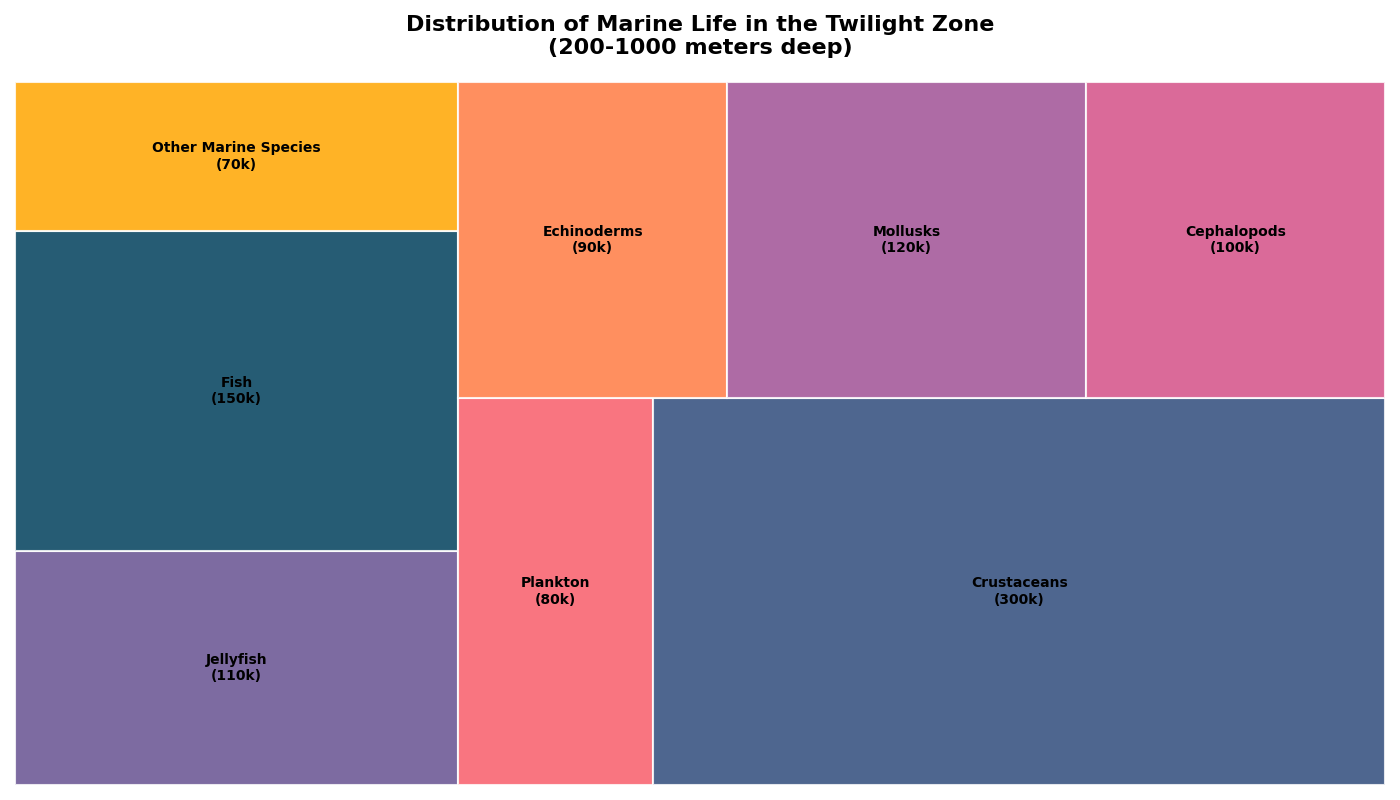

Here is the Python script that generated this plot:
import matplotlib.pyplot as plt
import squarify

# Define the labels and their corresponding population values (in thousands)
ecosystem_labels = [
    'Jellyfish\n(110k)', 'Fish\n(150k)', 'Other Marine Species\n(70k)', 
    'Plankton\n(80k)', 'Crustaceans\n(300k)', 'Echinoderms\n(90k)', 
    'Mollusks\n(120k)', 'Cephalopods\n(100k)'
]
populations = [110, 150, 70, 80, 300, 90, 120, 100]  # Population values in thousands

# Define colors to represent each type of marine life, using a palette inspired by oceanic shades
colors = ['#665191', '#003f5c', '#ffa600', '#f95d6a', '#2f4b7c', '#ff7c43', '#a05195', '#d45087']

# Create a new figure for the tree map
plt.figure(figsize=(14, 8))
plt.title('Distribution of Marine Life in the Twilight Zone\n(200-1000 meters deep)', fontsize=16, fontweight='bold', pad=20)

# Plot the tree map with squarify
squarify.plot(sizes=populations, label=ecosystem_labels, color=colors, alpha=0.85, 
              text_kwargs={'fontsize': 10, 'weight': 'bold'}, edgecolor="white", linewidth=1.5)

# Remove axes for a cleaner look
plt.axis('off')

# Automatically adjust the layout to avoid overlaps
plt.tight_layout()

# Display the plot
plt.show()
